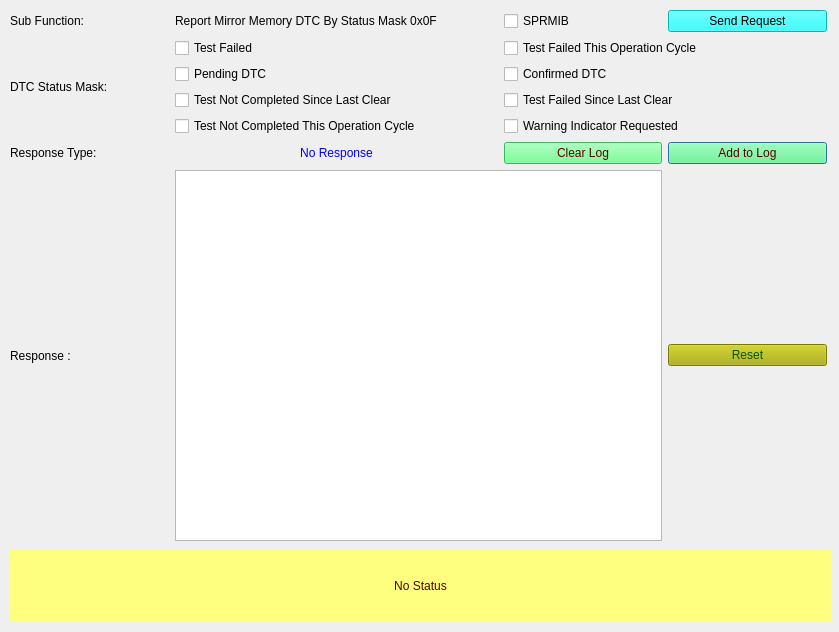
<?xml version="1.0" encoding="UTF-8"?>
<ui version="4.0">
 <class>Form_SID_19_02</class>
 <widget class="QDialog" name="Form_SID_19_02">
  <property name="geometry">
   <rect>
    <x>0</x>
    <y>0</y>
    <width>839</width>
    <height>632</height>
   </rect>
  </property>
  <property name="windowTitle">
   <string>Report Mirror Memory DTC By Status Mask 0x0F</string>
  </property>
  <widget class="QLabel" name="label_status">
   <property name="geometry">
    <rect>
     <x>10</x>
     <y>550</y>
     <width>821</width>
     <height>71</height>
    </rect>
   </property>
   <property name="styleSheet">
    <string notr="true">background-color: rgb(255, 255, 127);
color: rgb(85, 0, 0);
border-color: rgb(0, 0, 255);</string>
   </property>
   <property name="text">
    <string>No Status</string>
   </property>
   <property name="alignment">
    <set>Qt::AlignCenter</set>
   </property>
   <property name="wordWrap">
    <bool>true</bool>
   </property>
  </widget>
  <widget class="QWidget" name="layoutWidget">
   <property name="geometry">
    <rect>
     <x>10</x>
     <y>10</y>
     <width>817</width>
     <height>531</height>
    </rect>
   </property>
   <layout class="QGridLayout" name="gridLayout_2">
    <property name="sizeConstraint">
     <enum>QLayout::SetNoConstraint</enum>
    </property>
    <item row="8" column="1" colspan="3">
     <widget class="QTextBrowser" name="textBrowser_Resp"/>
    </item>
    <item row="5" column="4">
     <widget class="QPushButton" name="pushButton_appendLog">
      <property name="styleSheet">
       <string notr="true">background-color: rgb(85, 255, 127);
color: rgb(85, 0, 0);</string>
      </property>
      <property name="text">
       <string>Add to Log</string>
      </property>
     </widget>
    </item>
    <item row="5" column="3">
     <widget class="QPushButton" name="pushButton_clearLog">
      <property name="styleSheet">
       <string notr="true">background-color: rgb(85, 255, 127);
color: rgb(85, 0, 0);</string>
      </property>
      <property name="text">
       <string>Clear Log</string>
      </property>
     </widget>
    </item>
    <item row="8" column="0">
     <widget class="QLabel" name="label_4">
      <property name="text">
       <string>Response : </string>
      </property>
     </widget>
    </item>
    <item row="8" column="4">
     <widget class="QPushButton" name="pushButton_reset">
      <property name="styleSheet">
       <string notr="true">background-color: rgb(170, 170, 0);
font: 75 8pt &quot;MS Shell Dlg 2&quot;;
color: rgb(0, 85, 0);</string>
      </property>
      <property name="text">
       <string>Reset</string>
      </property>
     </widget>
    </item>
    <item row="5" column="0">
     <widget class="QLabel" name="label_5">
      <property name="text">
       <string>Response Type: </string>
      </property>
     </widget>
    </item>
    <item row="0" column="0">
     <widget class="QLabel" name="label_subFunction">
      <property name="text">
       <string>Sub Function:</string>
      </property>
     </widget>
    </item>
    <item row="1" column="1" colspan="4">
     <layout class="QHBoxLayout" name="horizontalLayout">
      <item>
       <widget class="QCheckBox" name="checkBox_statusMask_bit0">
        <property name="toolTip">
         <string>&lt;html&gt;&lt;head/&gt;&lt;body&gt;&lt;p&gt;&lt;span style=&quot; font-family:'ui-sans-serif','-apple-system','system-ui','Segoe UI','Helvetica','Apple Color Emoji','Arial','sans-serif','Segoe UI Emoji','Segoe UI Symbol'; font-size:16px; color:#0d0d0d; background-color:#ffffff;&quot;&gt;Selecting this indicates the &lt;/span&gt;&lt;span style=&quot; font-family:'ui-sans-serif','-apple-system','system-ui','Segoe UI','Helvetica','Apple Color Emoji','Arial','sans-serif','Segoe UI Emoji','Segoe UI Symbol'; font-size:16px; font-weight:600; color:#0d0d0d; background-color:#ffffff;&quot;&gt;DTC test &lt;/span&gt;&lt;span style=&quot; font-family:'ui-sans-serif','-apple-system','system-ui','Segoe UI','Helvetica','Apple Color Emoji','Arial','sans-serif','Segoe UI Emoji','Segoe UI Symbol'; font-size:16px; color:#0d0d0d; background-color:#ffffff;&quot;&gt;has &lt;/span&gt;&lt;span style=&quot; font-family:'ui-sans-serif','-apple-system','system-ui','Segoe UI','Helvetica','Apple Color Emoji','Arial','sans-serif','Segoe UI Emoji','Segoe UI Symbol'; font-size:16px; font-weight:600; color:#0d0d0d; background-color:#ffffff;&quot;&gt;matured as a failure&lt;/span&gt;&lt;span style=&quot; font-family:'ui-sans-serif','-apple-system','system-ui','Segoe UI','Helvetica','Apple Color Emoji','Arial','sans-serif','Segoe UI Emoji','Segoe UI Symbol'; font-size:16px; color:#0d0d0d; background-color:#ffffff;&quot;&gt;, confirming the fault as present.&lt;/span&gt;&lt;/p&gt;&lt;/body&gt;&lt;/html&gt;</string>
        </property>
        <property name="text">
         <string>Test Failed</string>
        </property>
       </widget>
      </item>
      <item>
       <widget class="QCheckBox" name="checkBox_statusMask_bit1">
        <property name="toolTip">
         <string>&lt;html&gt;&lt;head/&gt;&lt;body&gt;&lt;p&gt;&lt;span style=&quot; font-family:'ui-sans-serif','-apple-system','system-ui','Segoe UI','Helvetica','Apple Color Emoji','Arial','sans-serif','Segoe UI Emoji','Segoe UI Symbol'; font-size:16px; color:#0d0d0d; background-color:#ffffff;&quot;&gt;Selecting this indicates the &lt;/span&gt;&lt;span style=&quot; font-family:'ui-sans-serif','-apple-system','system-ui','Segoe UI','Helvetica','Apple Color Emoji','Arial','sans-serif','Segoe UI Emoji','Segoe UI Symbol'; font-size:16px; font-weight:600; font-style:italic; color:#0d0d0d; background-color:#ffffff;&quot;&gt;DTC test failed  &lt;/span&gt;&lt;span style=&quot; font-family:'ui-sans-serif','-apple-system','system-ui','Segoe UI','Helvetica','Apple Color Emoji','Arial','sans-serif','Segoe UI Emoji','Segoe UI Symbol'; font-size:16px; color:#0d0d0d; background-color:#ffffff;&quot;&gt;during the &lt;/span&gt;&lt;span style=&quot; font-family:'ui-sans-serif','-apple-system','system-ui','Segoe UI','Helvetica','Apple Color Emoji','Arial','sans-serif','Segoe UI Emoji','Segoe UI Symbol'; font-size:16px; font-weight:600; color:#0d0d0d; background-color:#ffffff;&quot;&gt;current operation cycle&lt;/span&gt;&lt;span style=&quot; font-family:'ui-sans-serif','-apple-system','system-ui','Segoe UI','Helvetica','Apple Color Emoji','Arial','sans-serif','Segoe UI Emoji','Segoe UI Symbol'; font-size:16px; color:#0d0d0d; background-color:#ffffff;&quot;&gt;.&lt;/span&gt;&lt;/p&gt;&lt;/body&gt;&lt;/html&gt;</string>
        </property>
        <property name="text">
         <string>Test Failed This Operation Cycle</string>
        </property>
       </widget>
      </item>
     </layout>
    </item>
    <item row="2" column="1" colspan="4">
     <layout class="QHBoxLayout" name="horizontalLayout_3">
      <item>
       <widget class="QCheckBox" name="checkBox_statusMask_bit2">
        <property name="toolTip">
         <string>&lt;html&gt;&lt;head/&gt;&lt;body&gt;&lt;p&gt;&lt;span style=&quot; font-family:'ui-sans-serif','-apple-system','system-ui','Segoe UI','Helvetica','Apple Color Emoji','Arial','sans-serif','Segoe UI Emoji','Segoe UI Symbol'; font-size:16px; color:#0d0d0d; background-color:#ffffff;&quot;&gt;Selecting this indicates the DTC has failed in the current or previous operation cycle and is &lt;/span&gt;&lt;span style=&quot; font-family:'ui-sans-serif','-apple-system','system-ui','Segoe UI','Helvetica','Apple Color Emoji','Arial','sans-serif','Segoe UI Emoji','Segoe UI Symbol'; font-size:16px; font-weight:600; font-style:italic; color:#0d0d0d; background-color:#ffffff;&quot;&gt;pending  .&lt;/span&gt;&lt;/p&gt;&lt;/body&gt;&lt;/html&gt;</string>
        </property>
        <property name="text">
         <string>Pending DTC</string>
        </property>
       </widget>
      </item>
      <item>
       <widget class="QCheckBox" name="checkBox_statusMask_bit3">
        <property name="toolTip">
         <string>&lt;html&gt;&lt;head/&gt;&lt;body&gt;&lt;p align=&quot;justify&quot;&gt;&lt;span style=&quot; font-family:'ui-sans-serif','-apple-system','system-ui','Segoe UI','Helvetica','Apple Color Emoji','Arial','sans-serif','Segoe UI Emoji','Segoe UI Symbol'; font-size:16px; color:#0d0d0d; background-color:#ffffff;&quot;&gt;Selecting this indicates that the fault has been continuously active for a specific monitoring routine and is matured enough in the current operation cycle so that it can be said confirmed. &lt;/span&gt;&lt;/p&gt;&lt;/body&gt;&lt;/html&gt;</string>
        </property>
        <property name="text">
         <string>Confirmed DTC</string>
        </property>
       </widget>
      </item>
     </layout>
    </item>
    <item row="3" column="1" colspan="4">
     <layout class="QHBoxLayout" name="horizontalLayout_4">
      <item>
       <widget class="QCheckBox" name="checkBox_statusMask_bit4">
        <property name="toolTip">
         <string>&lt;html&gt;&lt;head/&gt;&lt;body&gt;&lt;p&gt;&lt;span style=&quot; font-family:'ui-sans-serif','-apple-system','system-ui','Segoe UI','Helvetica','Apple Color Emoji','Arial','sans-serif','Segoe UI Emoji','Segoe UI Symbol'; font-size:16px; color:#0d0d0d; background-color:#ffffff;&quot;&gt;Selecting this indicates the DTC test has&lt;/span&gt;&lt;span style=&quot; font-family:'ui-sans-serif','-apple-system','system-ui','Segoe UI','Helvetica','Apple Color Emoji','Arial','sans-serif','Segoe UI Emoji','Segoe UI Symbol'; font-size:16px; font-style:italic; color:#0d0d0d; background-color:#ffffff;&quot;/&gt;&lt;span style=&quot; font-family:'ui-sans-serif','-apple-system','system-ui','Segoe UI','Helvetica','Apple Color Emoji','Arial','sans-serif','Segoe UI Emoji','Segoe UI Symbol'; font-size:16px; font-weight:600; font-style:italic; color:#0d0d0d; background-color:#ffffff;&quot;&gt;not completed &lt;/span&gt;&lt;span style=&quot; font-family:'ui-sans-serif','-apple-system','system-ui','Segoe UI','Helvetica','Apple Color Emoji','Arial','sans-serif','Segoe UI Emoji','Segoe UI Symbol'; font-size:16px; font-style:italic; color:#0d0d0d; background-color:#ffffff;&quot;&gt;since the last DTC code clear&lt;/span&gt;&lt;span style=&quot; font-family:'ui-sans-serif','-apple-system','system-ui','Segoe UI','Helvetica','Apple Color Emoji','Arial','sans-serif','Segoe UI Emoji','Segoe UI Symbol'; font-size:16px; color:#0d0d0d; background-color:#ffffff;&quot;&gt;.&lt;/span&gt;&lt;/p&gt;&lt;/body&gt;&lt;/html&gt;</string>
        </property>
        <property name="text">
         <string>Test Not Completed Since Last Clear</string>
        </property>
       </widget>
      </item>
      <item>
       <widget class="QCheckBox" name="checkBox_statusMask_bit5">
        <property name="toolTip">
         <string>&lt;html&gt;&lt;head/&gt;&lt;body&gt;&lt;p&gt;&lt;span style=&quot; font-family:'ui-sans-serif','-apple-system','system-ui','Segoe UI','Helvetica','Apple Color Emoji','Arial','sans-serif','Segoe UI Emoji','Segoe UI Symbol'; font-size:16px; color:#0d0d0d; background-color:#ffffff;&quot;&gt;Selecting this indicates the DTC test&lt;/span&gt;&lt;span style=&quot; font-family:'ui-sans-serif','-apple-system','system-ui','Segoe UI','Helvetica','Apple Color Emoji','Arial','sans-serif','Segoe UI Emoji','Segoe UI Symbol'; font-size:16px; font-style:italic; color:#0d0d0d; background-color:#ffffff;&quot;&gt; has &lt;/span&gt;&lt;span style=&quot; font-family:'ui-sans-serif','-apple-system','system-ui','Segoe UI','Helvetica','Apple Color Emoji','Arial','sans-serif','Segoe UI Emoji','Segoe UI Symbol'; font-size:16px; font-weight:600; font-style:italic; color:#0d0d0d; background-color:#ffffff;&quot;&gt;failed &lt;/span&gt;&lt;span style=&quot; font-family:'ui-sans-serif','-apple-system','system-ui','Segoe UI','Helvetica','Apple Color Emoji','Arial','sans-serif','Segoe UI Emoji','Segoe UI Symbol'; font-size:16px; font-style:italic; color:#0d0d0d; background-color:#ffffff;&quot;&gt;at least once since the last code clear.&lt;/span&gt;&lt;/p&gt;&lt;/body&gt;&lt;/html&gt;</string>
        </property>
        <property name="text">
         <string>Test Failed Since Last Clear</string>
        </property>
       </widget>
      </item>
     </layout>
    </item>
    <item row="4" column="1" colspan="4">
     <layout class="QHBoxLayout" name="horizontalLayout_5">
      <item>
       <widget class="QCheckBox" name="checkBox_statusMask_bit6">
        <property name="toolTip">
         <string>&lt;html&gt;&lt;head/&gt;&lt;body&gt;&lt;p&gt;&lt;span style=&quot; font-family:'ui-sans-serif','-apple-system','system-ui','Segoe UI','Helvetica','Apple Color Emoji','Arial','sans-serif','Segoe UI Emoji','Segoe UI Symbol'; font-size:16px; color:#0d0d0d; background-color:#ffffff;&quot;&gt;Selecting this indicates the DTC test has &lt;/span&gt;&lt;span style=&quot; font-family:'ui-sans-serif','-apple-system','system-ui','Segoe UI','Helvetica','Apple Color Emoji','Arial','sans-serif','Segoe UI Emoji','Segoe UI Symbol'; font-size:16px; font-weight:600; font-style:italic; color:#0d0d0d; background-color:#ffffff;&quot;&gt;not completed &lt;/span&gt;&lt;span style=&quot; font-family:'ui-sans-serif','-apple-system','system-ui','Segoe UI','Helvetica','Apple Color Emoji','Arial','sans-serif','Segoe UI Emoji','Segoe UI Symbol'; font-size:16px; font-style:italic; color:#0d0d0d; background-color:#ffffff;&quot;&gt;during this  current operation cycle.&lt;/span&gt;&lt;/p&gt;&lt;/body&gt;&lt;/html&gt;</string>
        </property>
        <property name="text">
         <string>Test Not Completed This Operation Cycle</string>
        </property>
       </widget>
      </item>
      <item>
       <widget class="QCheckBox" name="checkBox_statusMask_bit7">
        <property name="toolTip">
         <string>&lt;html&gt;&lt;head/&gt;&lt;body&gt;&lt;p&gt;&lt;span style=&quot; font-family:'ui-sans-serif','-apple-system','system-ui','Segoe UI','Helvetica','Apple Color Emoji','Arial','sans-serif','Segoe UI Emoji','Segoe UI Symbol'; font-size:16px; color:#0d0d0d; background-color:#ffffff;&quot;&gt;Selecting this indicates that the server is requesting the &lt;/span&gt;&lt;span style=&quot; font-family:'ui-sans-serif','-apple-system','system-ui','Segoe UI','Helvetica','Apple Color Emoji','Arial','sans-serif','Segoe UI Emoji','Segoe UI Symbol'; font-size:16px; font-weight:600; font-style:italic; color:#0d0d0d; background-color:#ffffff;&quot;&gt;warning indicator &lt;/span&gt;&lt;span style=&quot; font-family:'ui-sans-serif','-apple-system','system-ui','Segoe UI','Helvetica','Apple Color Emoji','Arial','sans-serif','Segoe UI Emoji','Segoe UI Symbol'; font-size:16px; font-style:italic; color:#0d0d0d; background-color:#ffffff;&quot;&gt; to be active.&lt;/span&gt;&lt;/p&gt;&lt;/body&gt;&lt;/html&gt;</string>
        </property>
        <property name="text">
         <string>Warning Indicator Requested</string>
        </property>
       </widget>
      </item>
     </layout>
    </item>
    <item row="5" column="1" colspan="2">
     <widget class="QLabel" name="label_ResType">
      <property name="autoFillBackground">
       <bool>false</bool>
      </property>
      <property name="styleSheet">
       <string notr="true">color: rgb(0, 0, 255);</string>
      </property>
      <property name="text">
       <string>No Response</string>
      </property>
      <property name="alignment">
       <set>Qt::AlignCenter</set>
      </property>
     </widget>
    </item>
    <item row="0" column="4">
     <widget class="QPushButton" name="pushButton_Send19_0FReq">
      <property name="toolTip">
       <string>&lt;html&gt;&lt;head/&gt;&lt;body&gt;&lt;p&gt;Sends the 19 service subfunction 0F request to ECU&lt;/p&gt;&lt;/body&gt;&lt;/html&gt;</string>
      </property>
      <property name="styleSheet">
       <string notr="true">background-color: rgb(0, 255, 255);
border-color: rgb(0, 0, 0);
color: rgb(0, 0, 0);</string>
      </property>
      <property name="text">
       <string>Send Request</string>
      </property>
     </widget>
    </item>
    <item row="0" column="3">
     <widget class="QCheckBox" name="checkBox_suppressposmsg">
      <property name="toolTip">
       <string>If selected then Suppress Positive Response Message Indication bit will be set in Subfunction</string>
      </property>
      <property name="text">
       <string>SPRMIB</string>
      </property>
     </widget>
    </item>
    <item row="0" column="1" colspan="2">
     <widget class="QLabel" name="subFunction_Name">
      <property name="text">
       <string>Report Mirror Memory DTC By Status Mask 0x0F</string>
      </property>
     </widget>
    </item>
    <item row="1" column="0" rowspan="4">
     <widget class="QLabel" name="DTCStatusMask_label">
      <property name="text">
       <string>DTC Status Mask:</string>
      </property>
     </widget>
    </item>
   </layout>
  </widget>
 </widget>
 <resources/>
 <connections/>
</ui>
